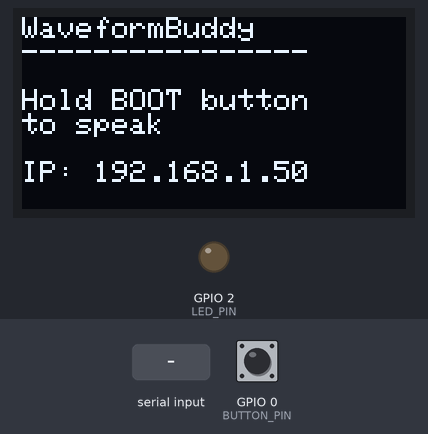
Bench run of a sketch on a simulated ESP32. Parts: 128×64 one-colour display, output pins drawn as LEDs (lit = HIGH). The inputs (shaded band) are chosen by the test bench; at power-on: GPIO 0 (BUTTON_PIN) HIGH. WiFi joins after 1.5 s; servers stay silent unless stated; I2S audio is not simulated (input reads silence); uploads are accepted with an empty reply; what the sketch prints to the serial monitor is not drawn.

Above: at 3.8 s.
3.9 s: GPIO 0 (BUTTON_PIN) pulled LOW for 1 s
At 6.1 s:
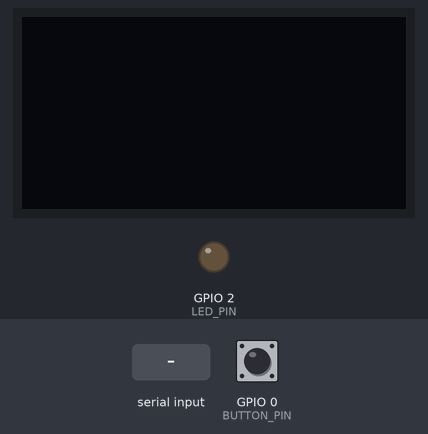
6.4 s: "d\n" received over Serial
At 9.3 s:
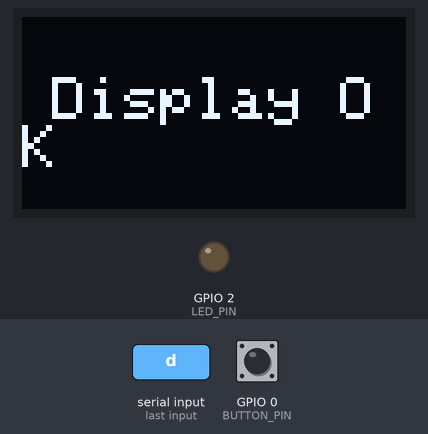
9.4 s: "m\n" received over Serial
12.4 s: "w\n" received over Serial
At 15.2 s:
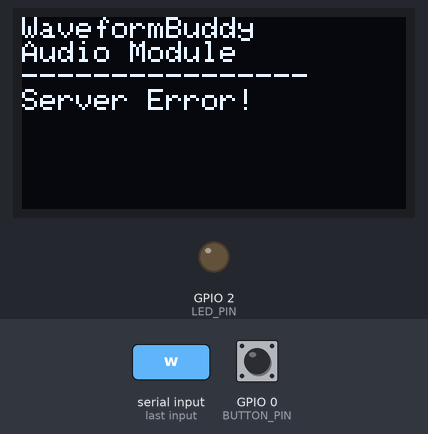
15.4 s: GPIO 0 (BUTTON_PIN) pulled LOW for 3.2 s
At 18.74 s:
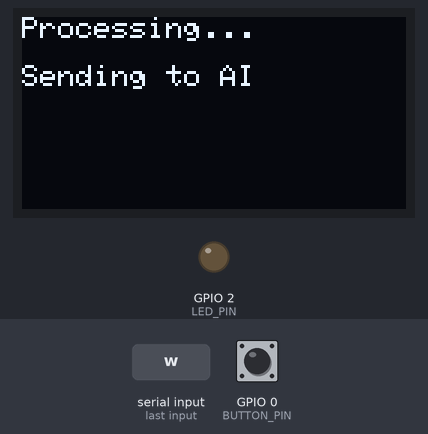
Timing chart, 0 to 20.2 s (numbered marks = the images above; inputs shaded):
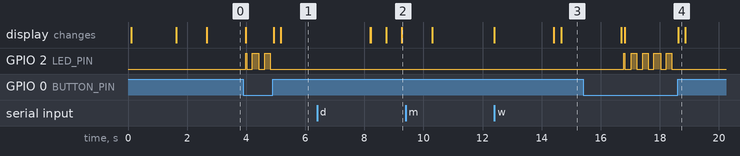

The sketch:

esp32_audio.ino
```cpp
/*
 * WaveformBuddy Audio Module
 *
 * This runs on the ESP32 from your starter kit (NOT the ESP32-CAM).
 * Handles: Microphone input, Speaker output, OLED display
 *
 * Hardware Connections:
 *
 * INMP441 I2S Microphone:
 *   VDD  -> 3.3V
 *   GND  -> GND
 *   L/R  -> GND (left channel)
 *   WS   -> GPIO 25
 *   SD   -> GPIO 33
 *   SCK  -> GPIO 32
 *
 * PAM8302 Amplifier (for speaker):
 *   VIN  -> 5V
 *   GND  -> GND
 *   A+   -> GPIO 26
 *   A-   -> GND
 *   +/-  -> Connect to 3W 4ohm speaker
 *
 * 0.96" OLED Display (SSD1306):
 *   VCC  -> 3.3V
 *   GND  -> GND
 *   SDA  -> GPIO 21
 *   SCL  -> GPIO 22
 *
 * Buttons (optional):
 *   Boot button (GPIO 0) - Hold to record voice
 */

#include <WiFi.h>
#include <HTTPClient.h>
#include <driver/i2s.h>
#include <Wire.h>
#include <Adafruit_GFX.h>
#include <Adafruit_SSD1306.h>

// =============================================================================
// CONFIGURATION - EDIT THESE!
// =============================================================================

const char* WIFI_SSID = "YOUR_WIFI_SSID";
const char* WIFI_PASSWORD = "YOUR_WIFI_PASSWORD";
const char* SERVER_URL = "http://YOUR_MAC_IP:8080";  // Your Mac's IP address

// =============================================================================
// PIN DEFINITIONS
// =============================================================================

// I2S Microphone (INMP441)
#define I2S_MIC_SERIAL_CLOCK    32
#define I2S_MIC_LEFT_RIGHT_CLOCK 25
#define I2S_MIC_SERIAL_DATA     33

// I2S Speaker output
#define I2S_SPK_BCLK            26
#define I2S_SPK_LRC             27
#define I2S_SPK_DOUT            14

// OLED Display
#define SCREEN_WIDTH            128
#define SCREEN_HEIGHT           64
#define OLED_RESET              -1
#define OLED_I2C_ADDRESS        0x3C

// Button
#define BUTTON_PIN              0   // Boot button

// LED indicator
#define LED_PIN                 2   // Built-in LED

// =============================================================================
// GLOBALS
// =============================================================================

Adafruit_SSD1306 display(SCREEN_WIDTH, SCREEN_HEIGHT, &Wire, OLED_RESET);

// Audio buffer
#define SAMPLE_RATE             16000
#define RECORD_SECONDS          5
#define BUFFER_SIZE             (SAMPLE_RATE * RECORD_SECONDS * 2)  // 16-bit samples

bool isRecording = false;
bool wifiConnected = false;

// =============================================================================
// SETUP
// =============================================================================

void setup() {
    Serial.begin(115200);
    Serial.println("\n\n=== WaveformBuddy Audio Module ===\n");

    // Initialize pins
    pinMode(BUTTON_PIN, INPUT_PULLUP);
    pinMode(LED_PIN, OUTPUT);
    digitalWrite(LED_PIN, LOW);

    // Initialize OLED display
    initDisplay();
    showStatus("Starting...");

    // Connect to WiFi
    connectWiFi();

    // Initialize I2S for microphone
    initI2SMicrophone();

    // Show ready status
    if (wifiConnected) {
        showReady();
    }
}

// =============================================================================
// INITIALIZATION FUNCTIONS
// =============================================================================

void initDisplay() {
    Wire.begin(21, 22);  // SDA, SCL

    if (!display.begin(SSD1306_SWITCHCAPVCC, OLED_I2C_ADDRESS)) {
        Serial.println("SSD1306 OLED not found!");
        return;
    }

    display.clearDisplay();
    display.setTextSize(1);
    display.setTextColor(SSD1306_WHITE);
    display.display();

    Serial.println("OLED initialized");
}

void initI2SMicrophone() {
    i2s_config_t i2s_config = {
        .mode = (i2s_mode_t)(I2S_MODE_MASTER | I2S_MODE_RX),
        .sample_rate = SAMPLE_RATE,
        .bits_per_sample = I2S_BITS_PER_SAMPLE_16BIT,
        .channel_format = I2S_CHANNEL_FMT_ONLY_LEFT,
        .communication_format = I2S_COMM_FORMAT_STAND_I2S,
        .intr_alloc_flags = ESP_INTR_FLAG_LEVEL1,
        .dma_buf_count = 8,
        .dma_buf_len = 1024,
        .use_apll = false,
        .tx_desc_auto_clear = false,
        .fixed_mclk = 0
    };

    i2s_pin_config_t pin_config = {
        .bck_io_num = I2S_MIC_SERIAL_CLOCK,
        .ws_io_num = I2S_MIC_LEFT_RIGHT_CLOCK,
        .data_out_num = I2S_PIN_NO_CHANGE,
        .data_in_num = I2S_MIC_SERIAL_DATA
    };

    esp_err_t err = i2s_driver_install(I2S_NUM_0, &i2s_config, 0, NULL);
    if (err != ESP_OK) {
        Serial.printf("I2S driver install failed: %d\n", err);
        return;
    }

    err = i2s_set_pin(I2S_NUM_0, &pin_config);
    if (err != ESP_OK) {
        Serial.printf("I2S set pin failed: %d\n", err);
        return;
    }

    Serial.println("I2S Microphone initialized");
}

void connectWiFi() {
    showStatus("Connecting WiFi...");
    Serial.print("Connecting to WiFi");

    WiFi.begin(WIFI_SSID, WIFI_PASSWORD);

    int attempts = 0;
    while (WiFi.status() != WL_CONNECTED && attempts < 30) {
        delay(500);
        Serial.print(".");
        attempts++;
    }

    Serial.println();

    if (WiFi.status() == WL_CONNECTED) {
        wifiConnected = true;
        Serial.print("Connected! IP: ");
        Serial.println(WiFi.localIP());
        showStatus("WiFi OK");
        delay(1000);
    } else {
        Serial.println("WiFi connection failed!");
        showStatus("WiFi FAILED");
    }
}

// =============================================================================
// DISPLAY FUNCTIONS
// =============================================================================

void showStatus(const char* message) {
    display.clearDisplay();
    display.setCursor(0, 0);
    display.setTextSize(1);
    display.println("WaveformBuddy");
    display.println("Audio Module");
    display.println("----------------");
    display.setTextSize(1);
    display.println(message);
    display.display();
}

void showReady() {
    display.clearDisplay();
    display.setCursor(0, 0);
    display.setTextSize(1);
    display.println("WaveformBuddy");
    display.println("----------------");
    display.println("");
    display.println("Hold BOOT button");
    display.println("to speak");
    display.println("");
    display.print("IP: ");
    display.println(WiFi.localIP());
    display.display();
}

void showRecording() {
    display.clearDisplay();
    display.setCursor(0, 0);
    display.setTextSize(2);
    display.println("Recording");
    display.setTextSize(1);
    display.println("");
    display.println("Speak now...");
    display.display();

    digitalWrite(LED_PIN, HIGH);
}

void showProcessing() {
    display.clearDisplay();
    display.setCursor(0, 0);
    display.setTextSize(1);
    display.println("Processing...");
    display.println("");
    display.println("Sending to AI");
    display.display();
}

void showResponse(const char* response) {
    display.clearDisplay();
    display.setCursor(0, 0);
    display.setTextSize(1);

    // Word wrap the response
    int x = 0;
    int y = 0;
    int charWidth = 6;
    int lineHeight = 8;
    int maxCharsPerLine = SCREEN_WIDTH / charWidth;

    String text = String(response);
    int len = text.length();
    int chars = 0;

    for (int i = 0; i < len && y < SCREEN_HEIGHT; i++) {
        if (text[i] == '\n' || chars >= maxCharsPerLine) {
            y += lineHeight;
            x = 0;
            chars = 0;
            if (text[i] == '\n') continue;
        }

        display.setCursor(x, y);
        display.print(text[i]);
        x += charWidth;
        chars++;
    }

    display.display();
}

// =============================================================================
// AUDIO FUNCTIONS
// =============================================================================

bool recordAudio(uint8_t* buffer, size_t bufferSize, size_t* bytesRecorded) {
    showRecording();

    size_t totalRead = 0;
    size_t bytesRead = 0;

    unsigned long startTime = millis();

    while (digitalRead(BUTTON_PIN) == LOW &&
           totalRead < bufferSize &&
           (millis() - startTime) < (RECORD_SECONDS * 1000)) {

        // Read from I2S
        esp_err_t result = i2s_read(I2S_NUM_0,
                                     buffer + totalRead,
                                     1024,
                                     &bytesRead,
                                     portMAX_DELAY);

        if (result == ESP_OK) {
            totalRead += bytesRead;
        }

        // Visual feedback - blink LED
        if ((millis() / 200) % 2) {
            digitalWrite(LED_PIN, HIGH);
        } else {
            digitalWrite(LED_PIN, LOW);
        }
    }

    digitalWrite(LED_PIN, LOW);
    *bytesRecorded = totalRead;

    Serial.printf("Recorded %d bytes\n", totalRead);
    return totalRead > 0;
}

bool sendAudioToServer(uint8_t* buffer, size_t size) {
    showProcessing();

    if (!wifiConnected) {
        Serial.println("WiFi not connected!");
        showStatus("No WiFi!");
        return false;
    }

    HTTPClient http;
    String url = String(SERVER_URL) + "/audio";

    Serial.printf("Sending %d bytes to %s\n", size, url.c_str());

    http.begin(url);
    http.addHeader("Content-Type", "audio/raw");
    http.addHeader("X-Sample-Rate", String(SAMPLE_RATE));
    http.addHeader("X-Bits-Per-Sample", "16");
    http.addHeader("X-Channels", "1");

    int httpCode = http.POST(buffer, size);

    if (httpCode == HTTP_CODE_OK) {
        String response = http.getString();
        Serial.println("Server response: " + response);

        // Show on display
        showResponse(response.c_str());

        http.end();
        return true;
    } else {
        Serial.printf("HTTP error: %d\n", httpCode);
        showStatus("Send failed!");
        http.end();
        return false;
    }
}

// =============================================================================
// TEST FUNCTIONS
// =============================================================================

void testMicrophone() {
    Serial.println("\n=== Microphone Test ===");
    Serial.println("Reading audio samples for 2 seconds...");

    int16_t samples[1024];
    size_t bytesRead;
    int maxAmplitude = 0;
    int minAmplitude = 0;

    unsigned long startTime = millis();

    while (millis() - startTime < 2000) {
        i2s_read(I2S_NUM_0, samples, sizeof(samples), &bytesRead, portMAX_DELAY);

        for (int i = 0; i < bytesRead / 2; i++) {
            if (samples[i] > maxAmplitude) maxAmplitude = samples[i];
            if (samples[i] < minAmplitude) minAmplitude = samples[i];
        }
    }

    Serial.printf("Max amplitude: %d\n", maxAmplitude);
    Serial.printf("Min amplitude: %d\n", minAmplitude);
    Serial.printf("Range: %d\n", maxAmplitude - minAmplitude);

    if (maxAmplitude - minAmplitude > 100) {
        Serial.println("✓ Microphone is working!");
        showStatus("Mic OK!");
    } else {
        Serial.println("✗ Microphone may not be connected properly");
        showStatus("Mic ERROR!");
    }
}

void testDisplay() {
    Serial.println("\n=== Display Test ===");

    // Show test pattern
    display.clearDisplay();
    display.fillRect(0, 0, 64, 32, SSD1306_WHITE);
    display.fillRect(64, 32, 64, 32, SSD1306_WHITE);
    display.display();
    delay(500);

    display.clearDisplay();
    display.drawRect(0, 0, 128, 64, SSD1306_WHITE);
    display.drawLine(0, 0, 127, 63, SSD1306_WHITE);
    display.drawLine(127, 0, 0, 63, SSD1306_WHITE);
    display.display();
    delay(500);

    display.clearDisplay();
    display.setTextSize(2);
    display.setCursor(10, 20);
    display.println("Display OK");
    display.display();
    delay(1000);

    Serial.println("✓ Display test complete");
}

void testWiFiConnection() {
    Serial.println("\n=== WiFi Connection Test ===");

    HTTPClient http;
    String url = String(SERVER_URL) + "/ping";

    http.begin(url);
    int httpCode = http.GET();

    if (httpCode > 0) {
        Serial.printf("Server responded with code: %d\n", httpCode);
        showStatus("Server OK!");
    } else {
        Serial.printf("Connection failed: %s\n", http.errorToString(httpCode).c_str());
        showStatus("Server Error!");
    }

    http.end();
}

// =============================================================================
// MAIN LOOP
// =============================================================================

void loop() {
    // Check for button press (hold to record)
    if (digitalRead(BUTTON_PIN) == LOW) {
        delay(50);  // Debounce

        if (digitalRead(BUTTON_PIN) == LOW) {
            // Allocate buffer
            uint8_t* audioBuffer = (uint8_t*)malloc(BUFFER_SIZE);

            if (audioBuffer) {
                size_t bytesRecorded = 0;

                // Record while button is held
                if (recordAudio(audioBuffer, BUFFER_SIZE, &bytesRecorded)) {
                    // Send to server
                    sendAudioToServer(audioBuffer, bytesRecorded);

                    // Wait for button release
                    while (digitalRead(BUTTON_PIN) == LOW) {
                        delay(10);
                    }

                    // Show for a moment then return to ready
                    delay(3000);
                }

                free(audioBuffer);
            } else {
                Serial.println("Failed to allocate audio buffer!");
                showStatus("Memory Error!");
            }

            showReady();
        }
    }

    // Serial commands for testing
    if (Serial.available()) {
        char cmd = Serial.read();

        switch (cmd) {
            case 'm':  // Test microphone
                testMicrophone();
                delay(2000);
                showReady();
                break;

            case 'd':  // Test display
                testDisplay();
                showReady();
                break;

            case 'w':  // Test WiFi
                testWiFiConnection();
                delay(2000);
                showReady();
                break;

            case 'r':  // Restart
                ESP.restart();
                break;

            case 'h':  // Help
                Serial.println("\n=== Commands ===");
                Serial.println("m - Test microphone");
                Serial.println("d - Test display");
                Serial.println("w - Test WiFi/server connection");
                Serial.println("r - Restart ESP32");
                Serial.println("h - Show this help");
                break;
        }
    }

    delay(10);
}
```

Measured:
- after the input at 3.9 s, GPIO 2 (LED_PIN): LOW → HIGH after 0.08 s, then repeats every 0.42 s: LOW 0.19 s, HIGH 0.22 s, until it stays LOW from 4.8 s; the display: first changes after 0.08 s (image 1 shows a later state)
- after the input at 6.4 s, the display: first differs from a run without the input after 1.8 s (image 2 shows a later state)
- after the input at 12.4 s, the display: first differs from a run without the input after 2.3 s (image 3)
- after the input at 15.4 s, GPIO 2 (LED_PIN): LOW → HIGH after 1.4 s, then repeats every 0.42 s: LOW 0.22 s, HIGH 0.19 s, until it stays LOW from 18.4 s; the display: first differs from a run without the input after 1.4 s (image 4 shows a later state)
